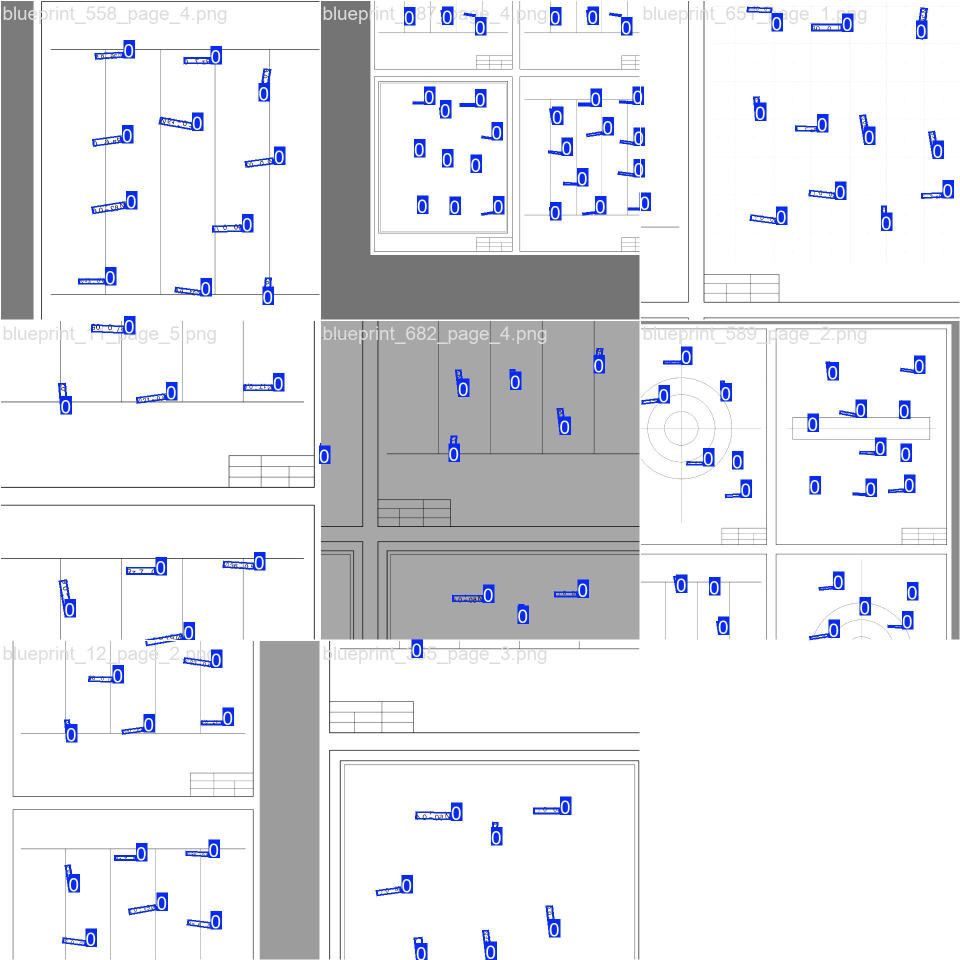
#> input picture runs/obb/trained_on_1000_pdfs/train_batch0.jpg, 1920 x 1920 px (shown at 1/2 size)
$ python -i preprocessor.py   (imports and definitions only)
#> lines starting #> are read from the running program, lines starting #| are printed output that depends on the picture; after the words box and inside, x2 and y2 are one past the last pixel; in counts of white or black regions, pixels touching at a corner belong together
#> further down, picture is the input picture: PIL image 1920x1920 RGB; mean R, G, B 227.1, 228.1, 232.8
"""
preprocessor.py
---------------
All preprocessing stages for the blueprint symbol recognition pipeline.

Pipeline stages (in order):
  1. to_grayscale()           — RGB PIL → uint8 grayscale numpy array
  2. apply_threshold()        — grayscale → binary (black lines on white bg)
  3. remove_background_lines()— binary → cleaned binary  (line removal)
  4. full_preprocess()        — convenience wrapper: PIL → cleaned PIL Image

The intermediate numpy arrays are intentionally exposed so the visualizer
can show a before/after panel for each stage.
"""

import cv2
import numpy as np
from PIL import Image


# ─────────────────────────────────────────────────────────────────────────────
# Stage 1 — Grayscale
# ─────────────────────────────────────────────────────────────────────────────

def to_grayscale(img_pil: Image.Image) -> np.ndarray:
    """Converts a PIL image to a uint8 grayscale numpy array."""
    return cv2.cvtColor(np.array(img_pil.convert("RGB")), cv2.COLOR_RGB2GRAY)


# ─────────────────────────────────────────────────────────────────────────────
# Stage 2 — Adaptive Threshold
# ─────────────────────────────────────────────────────────────────────────────

def apply_threshold(gray_np: np.ndarray,
                    block_size: int = 11,
                    c: int = 2) -> np.ndarray:
    """
    Adaptive Gaussian threshold → pure binary image.
    Supports both light backgrounds and dark (classic blueprint) backgrounds.
    If the background is dark (mean gray value < 127), we invert the image first
    so that the output is always black text/lines on white background.
    Output: uint8 array, 0 = black (foreground), 255 = white (background).
    """
#> called with block_size = 11, c = 2
    mean_val = np.mean(gray_np)
#> mean_val = 228.3
    if mean_val < 127:
        gray_input = cv2.bitwise_not(gray_np)
    else:
        gray_input = gray_np

    return cv2.adaptiveThreshold(
        gray_input, 255,
        cv2.ADAPTIVE_THRESH_GAUSSIAN_C,
        cv2.THRESH_BINARY,
        block_size, c
    )
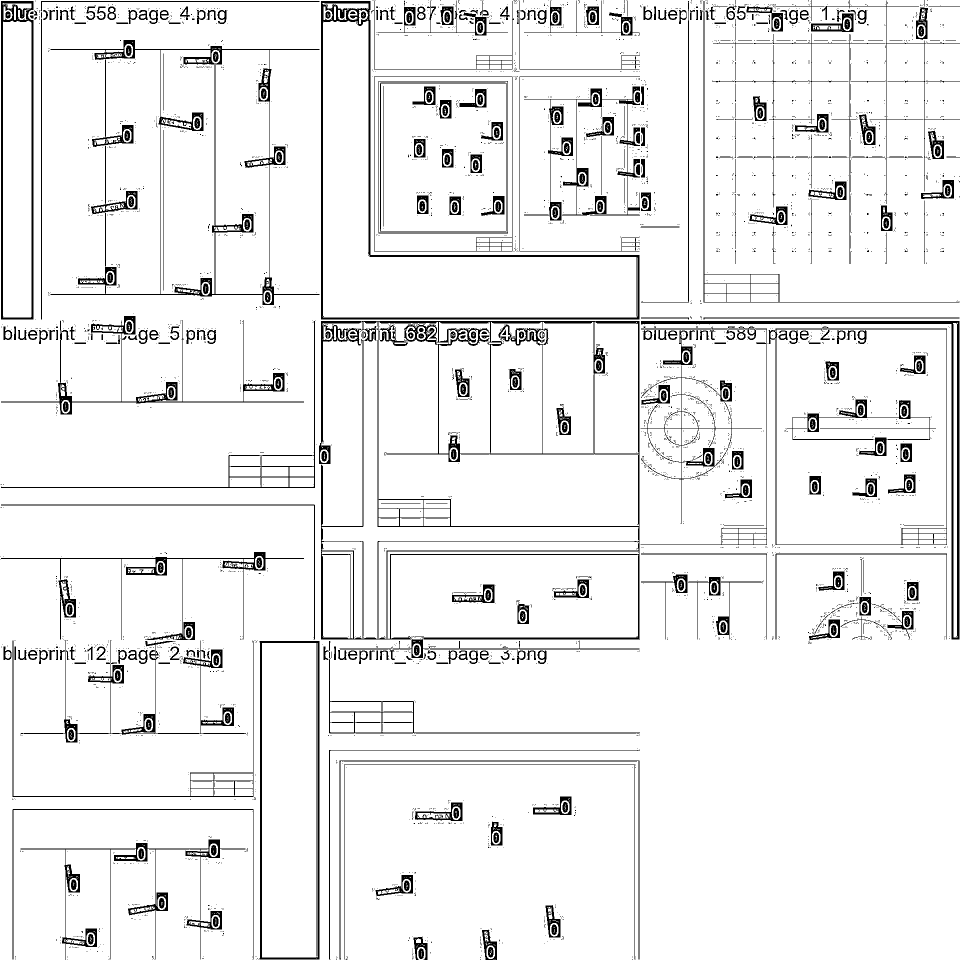
#> returned value: shape (1920, 1920) (shown at 1/2 size); 93.2% white; 5072 black regions (4598 under 20 px), largest, box (x1, y1, x2, y2) and area: (638, 642, 1279, 1280) 27230, (101, 80, 639, 610) 14511, (642, 2, 1279, 639) 11705


# ─────────────────────────────────────────────────────────────────────────────
# Stage 3 — Background Line Removal
# ─────────────────────────────────────────────────────────────────────────────

def remove_background_lines(thresh_np: np.ndarray,
                             min_h_len: int = 80,
                             min_v_len: int = 80,
                             dilate_lines: int = 2) -> np.ndarray:
    """
    Removes long horizontal and vertical ruled lines from a binary image.

    Strategy:
      1. Invert image so foreground (lines + symbols) = white (255).
      2. Use a long horizontal structuring element to detect only horizontal
         strokes longer than min_h_len pixels via morphological OPEN.
         (short symbol strokes can't survive a 80px erosion — they vanish.)
      3. Same with a vertical element for vertical lines.
      4. Dilate the detected line masks slightly to catch any broken ends.
      5. Subtract both line masks from the inverted image.
      6. Re-invert → white background, black symbols only.

    Args:
        thresh_np   : uint8 binary image from apply_threshold().
        min_h_len   : minimum horizontal run length to classify as a line.
                      Set to ~2-5% of image width. Default 80 px.
        min_v_len   : minimum vertical run length to classify as a line.
                      Set to ~2-5% of image height. Default 80 px.
        dilate_lines: how many pixels to expand detected line masks before
                      subtraction (fills small gaps in detected lines).

    Returns:
        uint8 binary image with long H/V lines removed.
    """
#> called with min_h_len = 80, min_v_len = 80, dilate_lines = 2
    # ── Invert: foreground (strokes) = white ─────────────────────────────────
    inv = cv2.bitwise_not(thresh_np)

    # ── Detect horizontal lines ───────────────────────────────────────────────
    h_kernel = cv2.getStructuringElement(cv2.MORPH_RECT, (min_h_len, 1))
    h_lines  = cv2.morphologyEx(inv, cv2.MORPH_OPEN, h_kernel, iterations=1)
#> h_lines: shape (1920, 1920); 1.3% white in thin lines or dots

    # ── Detect vertical lines ─────────────────────────────────────────────────
    v_kernel = cv2.getStructuringElement(cv2.MORPH_RECT, (1, min_v_len))
    v_lines  = cv2.morphologyEx(inv, cv2.MORPH_OPEN, v_kernel, iterations=1)
#> v_lines: shape (1920, 1920); 1.5% white; 103 white regions, largest, box (x1, y1, x2, y2) and area: (1914, 643, 1919, 1280) 3161, (520, 1283, 524, 1920) 2548, (1903, 643, 1907, 1280) 2542

    # ── Merge line masks ──────────────────────────────────────────────────────
    all_lines = cv2.add(h_lines, v_lines)
#> all_lines: shape (1920, 1920); 2.8% white; 92 white regions, largest, box (x1, y1, x2, y2) and area: (642, 642, 1280, 1281) 17315, (642, 2, 1280, 640) 10272, (1283, 642, 1920, 1280) 9473

    # ── Dilate the line mask slightly to catch broken/partial pixels ──────────
    if dilate_lines > 0:
        d_kernel  = cv2.getStructuringElement(
            cv2.MORPH_RECT, (dilate_lines * 2 + 1, dilate_lines * 2 + 1)
        )
        all_lines = cv2.dilate(all_lines, d_kernel, iterations=1)
#> all_lines: shape (1920, 1920); 8.7% white; 65 white regions, largest, box (x1, y1, x2, y2) and area: (1, 0, 1920, 1920) 135227, (1537, 0, 1920, 531) 12410, (755, 160, 1019, 470) 11126

    # ── Subtract lines from foreground ────────────────────────────────────────
    cleaned_inv = cv2.subtract(inv, all_lines)
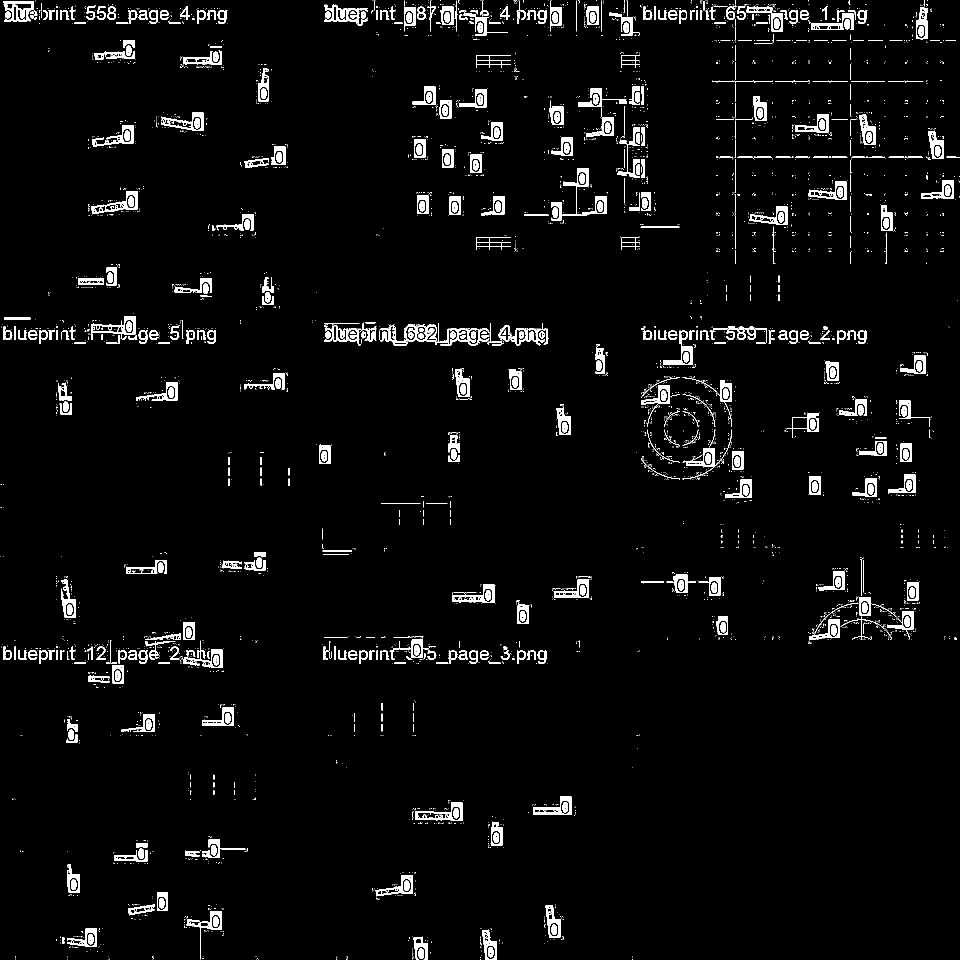
#> cleaned_inv: shape (1920, 1920) (shown at 1/2 size); 3.8% white; 5194 white regions (4625 under 20 px), largest, box (x1, y1, x2, y2) and area: (759, 646, 979, 692) 2920, (648, 9, 735, 52) 1320, (997, 646, 1097, 691) 1253

    # ── Re-invert → white bg, black symbols ──────────────────────────────────
    return cv2.bitwise_not(cleaned_inv)
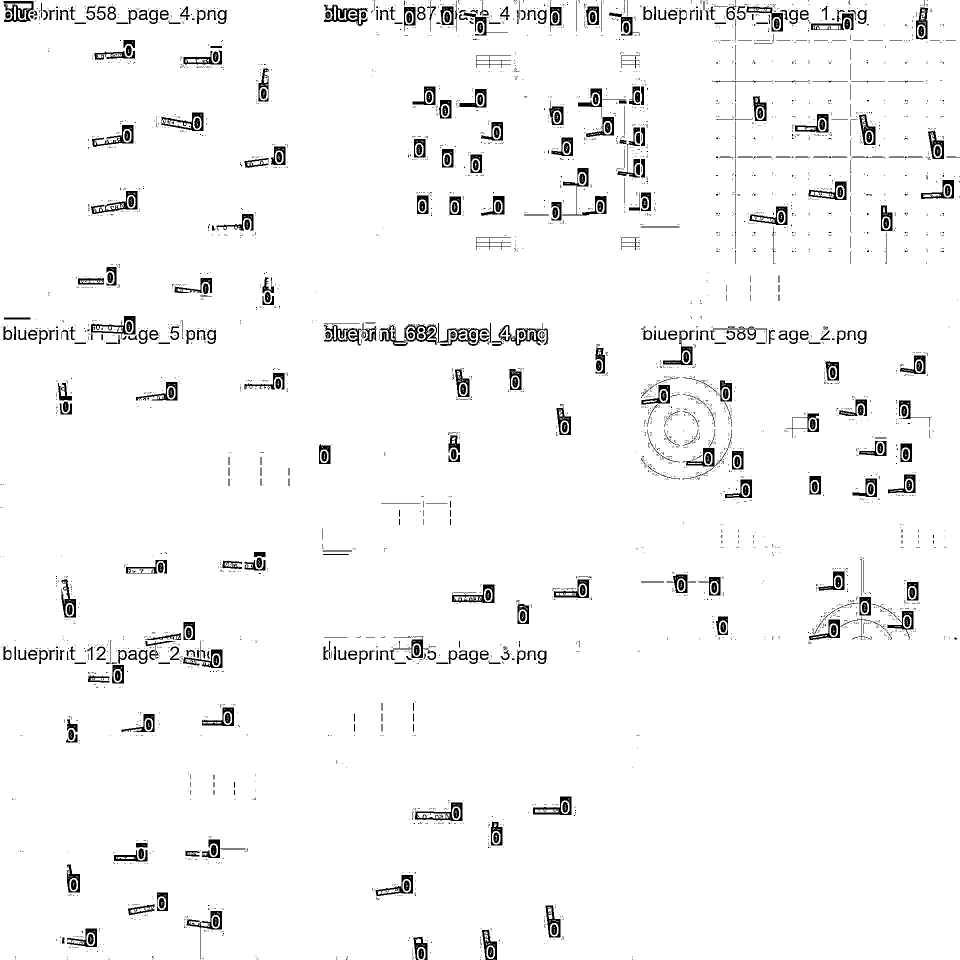
#> returned value: shape (1920, 1920) (shown at 1/2 size); 96.2% white; 5194 black regions (4625 under 20 px), largest, box (x1, y1, x2, y2) and area: (759, 646, 979, 692) 2920, (648, 9, 735, 52) 1320, (997, 646, 1097, 691) 1253


# ─────────────────────────────────────────────────────────────────────────────
# Convenience wrapper — used by pipeline.py
# ─────────────────────────────────────────────────────────────────────────────

def full_preprocess(img_pil: Image.Image,
                    min_h_len: int = 80,
                    min_v_len: int = 80) -> Image.Image:
    """
    Full preprocessing chain: PIL RGB → cleaned binary PIL Image.
    Equivalent to the old preprocess_image() but now includes line removal.

    Returns a 3-channel RGB PIL Image (for compatibility with downstream code).
    """
    gray    = to_grayscale(img_pil)
    thresh  = apply_threshold(gray)
    cleaned = remove_background_lines(thresh, min_h_len, min_v_len)
    return Image.fromarray(cv2.cvtColor(cleaned, cv2.COLOR_GRAY2RGB))


# ─────────────────────────────────────────────────────────────────────────────
# Helper — returns ALL intermediate stages as numpy arrays
# (used by visualize_pipeline.py to build Panel A)
# ─────────────────────────────────────────────────────────────────────────────

# [15 lines left out: function preprocess_stages, not called in this run]

>>> from PIL import Image
>>> picture = Image.open('runs/obb/trained_on_1000_pdfs/train_batch0.jpg')
>>> result = full_preprocess(picture)

$ run again, on runs/obb/trained_on_1000_pdfs/train_batch1.jpg
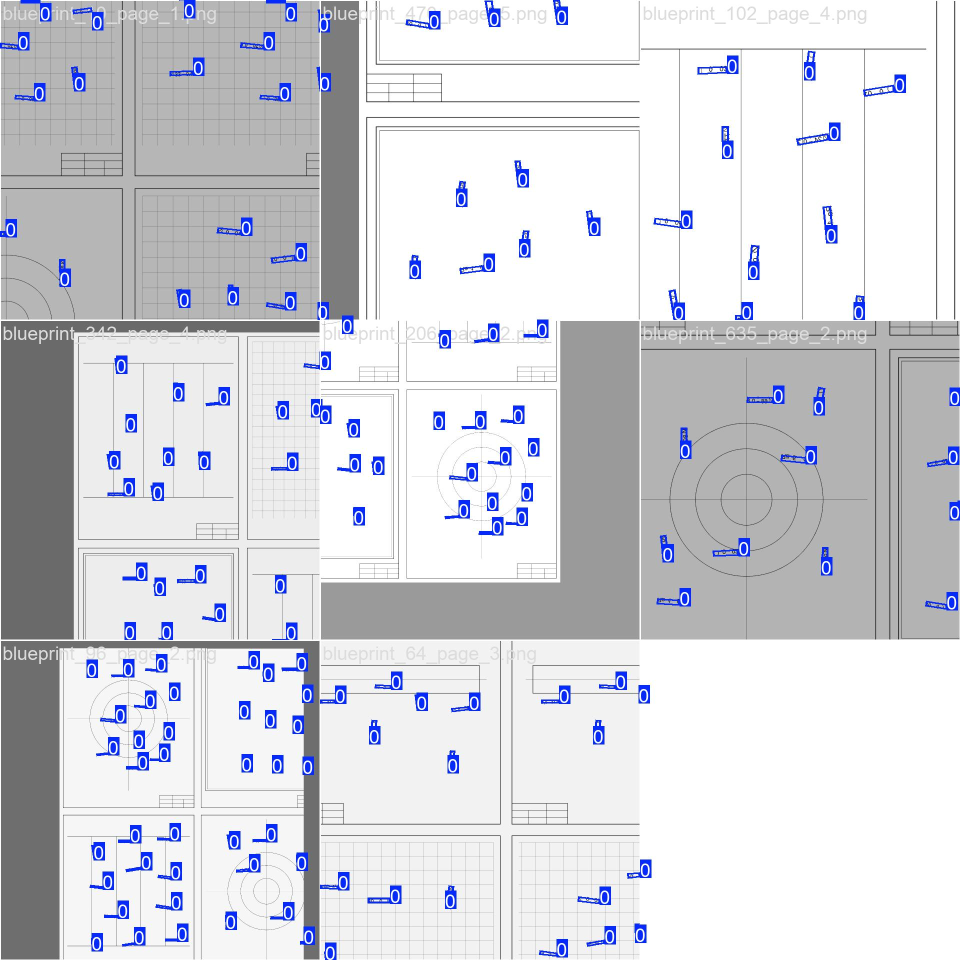
#> input picture runs/obb/trained_on_1000_pdfs/train_batch1.jpg, 1920 x 1920 px (shown at 1/2 size)
#> picture is the input picture: PIL image 1920x1920 RGB; mean R, G, B 211.1, 212.2, 218.4
#> mean_val = 212.6
#> in apply_threshold, `return cv2.adaptiveThreshold( gray_input, 255, cv2.ADAPTIVE_THRESH_GAU..`:
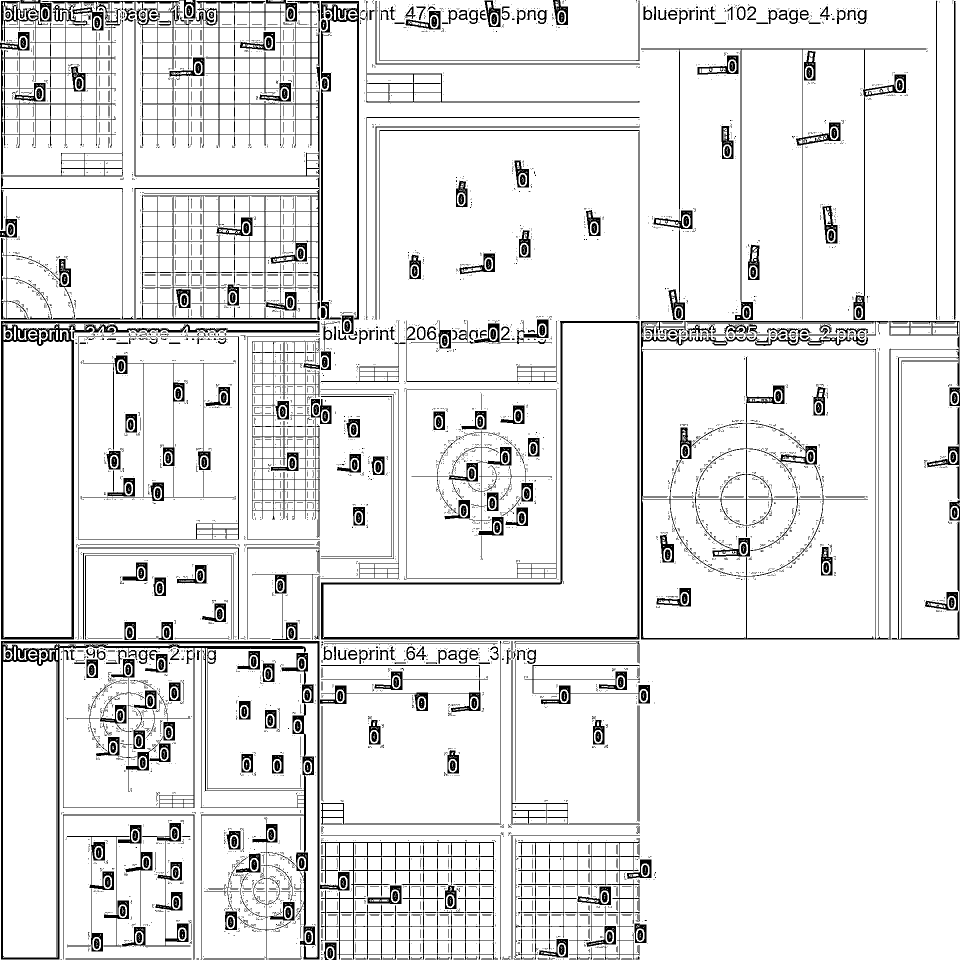
#> returned value: shape (1920, 1920) (shown at 1/2 size); 90.6% white; 7128 black regions (6390 under 20 px), largest, box (x1, y1, x2, y2) and area: (2, 0, 640, 640) 41857, (2, 1282, 639, 1920) 24754, (1282, 642, 1919, 1279) 20419
#> h_lines: shape (1920, 1920); 1.7% white; 166 white regions, largest, box (x1, y1, x2, y2) and area: (3, 1282, 640, 1287) 3172, (643, 1274, 1280, 1279) 3161, (3, 642, 640, 646) 2537
#> v_lines: shape (1920, 1920); 2.1% white; 182 white regions, largest, box (x1, y1, x2, y2) and area: (143, 680, 148, 1280) 2991, (1275, 643, 1279, 1280) 2541, (2, 643, 6, 1280) 2540
#> cleaned_inv: shape (1920, 1920); 5.1% white; 7368 white regions (6444 under 20 px), largest, box (x1, y1, x2, y2) and area: (8, 648, 455, 692) 4127, (252, 1444, 350, 1584) 1680, (8, 1289, 114, 1332) 1668
#> in remove_background_lines, `return cv2.bitwise_not(cleaned_inv)`:
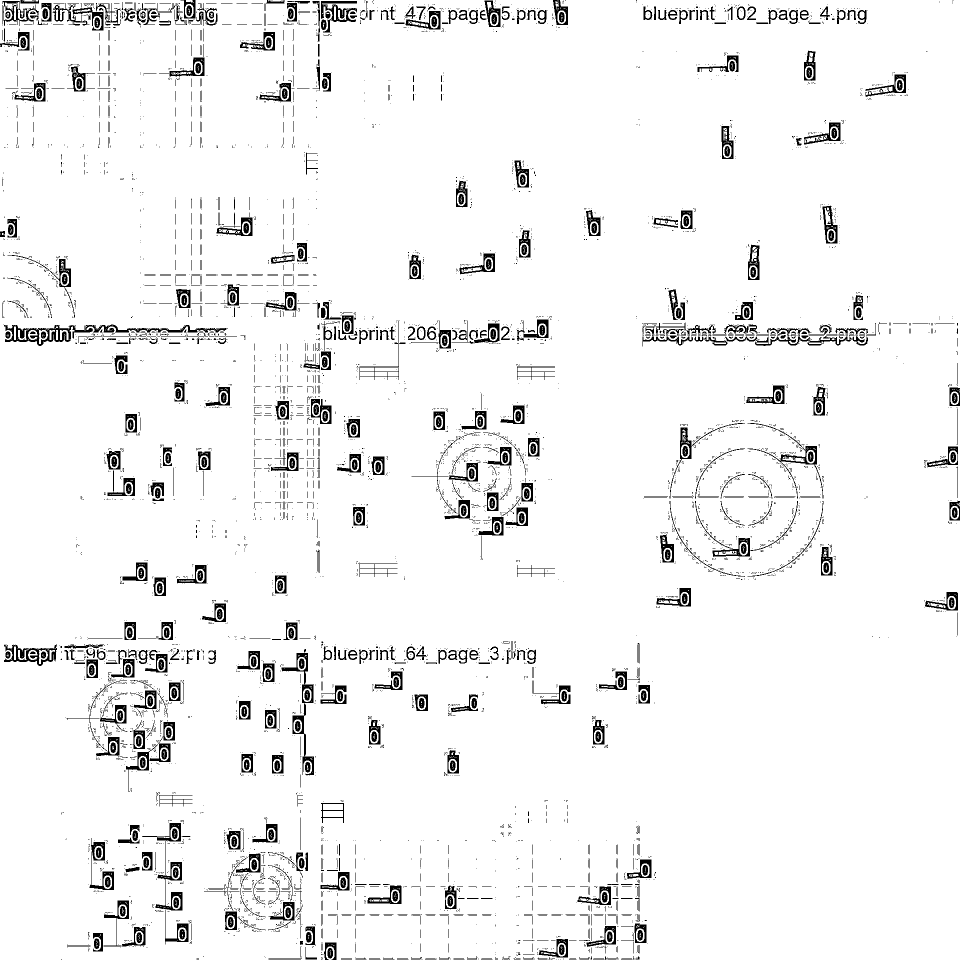
#> returned value: shape (1920, 1920) (shown at 1/2 size); 94.9% white; 7368 black regions (6444 under 20 px), largest, box (x1, y1, x2, y2) and area: (8, 648, 455, 692) 4127, (252, 1444, 350, 1584) 1680, (8, 1289, 114, 1332) 1668
